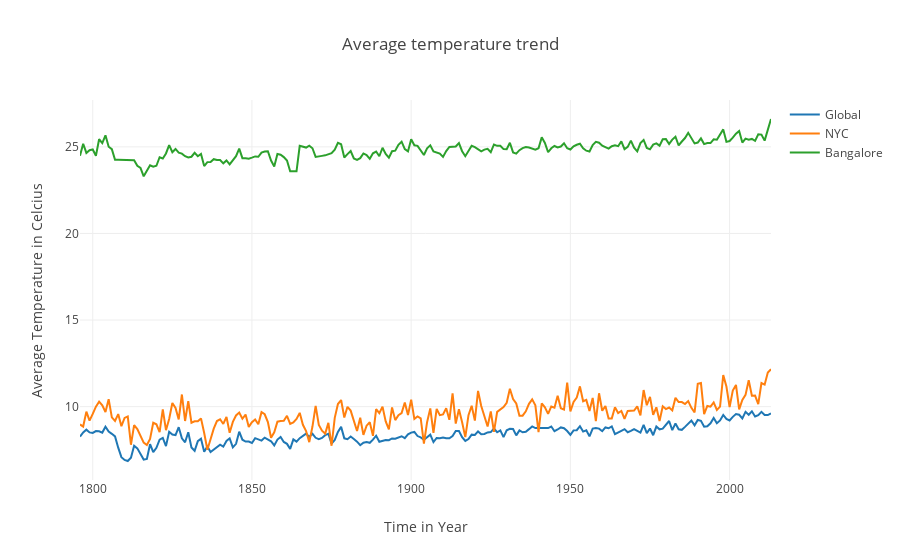

Notebook code for this chart:
### Markdown cell above
## Plotting

### Code cell
plotly.offline.init_notebook_mode(connected=True)
plotly.offline.iplot({'data': [{'x': merged.index, 
                                'y': merged[col], 
                                'name': col
                               } for col in merged.columns],
                      'layout': plotly.graph_objs.Layout(title='Average temperature trend',
                                                         xaxis=dict(title='Time in Year'),
                                                         yaxis=dict(title='Average Temperature in Celcius'))
                     }, filename='average-temperature-trend')

### Figure 1 — Plotly figure (JSON) as saved in the notebook; plotly's stock layout.template omitted (floating-point values rounded to 4 significant figures; data arrays with more than 128 entries replaced by an {"elided": "..."} marker saying what was removed)
{"data": [{"name": "Global", "x": {"elided": "218 int values"}, "y": {"elided": "218 float values"}}, {"name": "NYC", "x": {"elided": "218 int values"}, "y": {"elided": "218 float values"}}, {"name": "Bangalore", "x": {"elided": "218 int values"}, "y": {"elided": "218 float values"}}], "layout": {"title": "Average temperature trend", "xaxis": {"title": "Time in Year"}, "yaxis": {"title": "Average Temperature in Celcius"}}}
